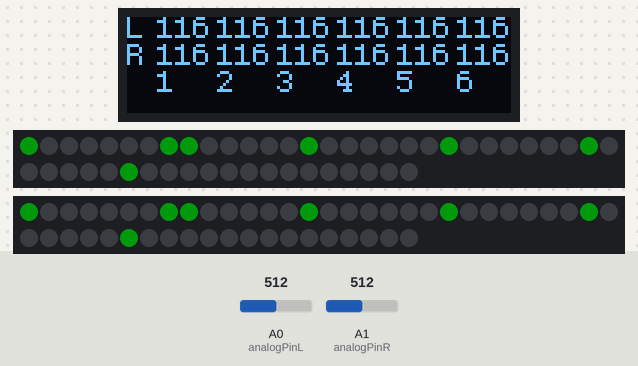
The sketch below on a simulated Arduino Mega 2560, built with avr-gcc and run on an emulated ATmega2560. On the bench: 128×32 one-colour display, 2 × 50 RGB LEDs in strip order, left to right, continuing on the next row. Inputs (shaded band) come from the test bench; at power-on: A0 (analogPinL) = 512, A1 (analogPinR) = 512. Dim RGB values are drawn brighter than linear; colours are those a GRB WS2812 strip shows for the declared byte order; what the sketch prints to the serial monitor is not drawn.

Above: at 1.2 s.
1.3 s: A0 (analogPinL) set to 130
At 3.65 s:
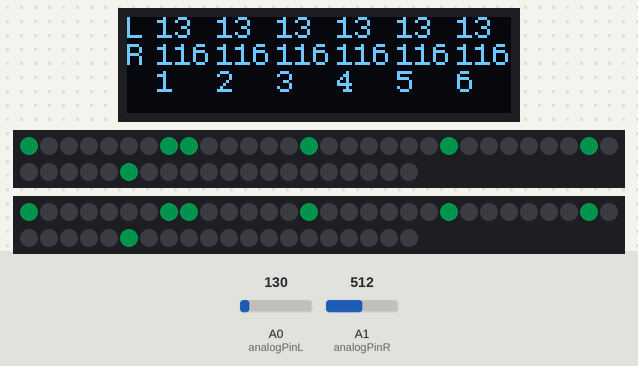
4.3 s: A0 (analogPinL) set to 114
At 4.7 s:
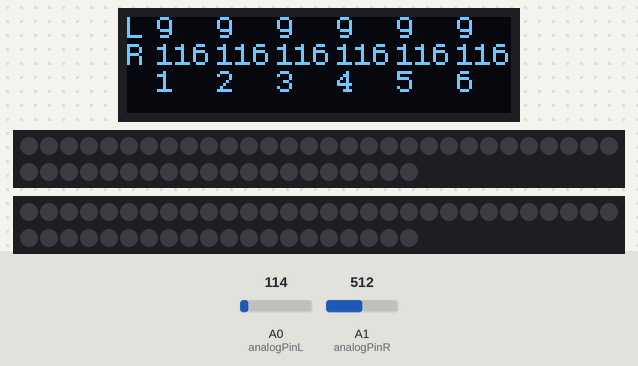
5.8 s: A1 (analogPinR) set to 531
At 6.24 s:
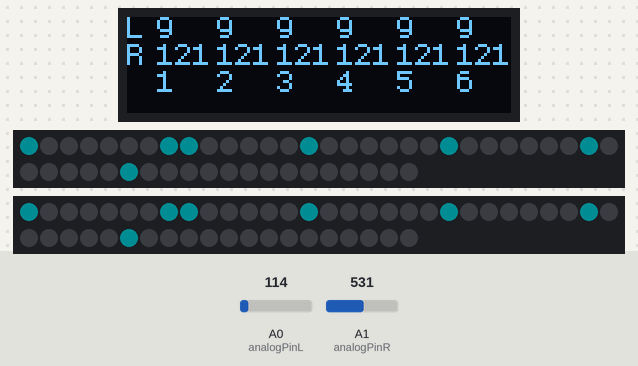
7.6 s: A1 (analogPinR) set to 122
At 8.4 s:
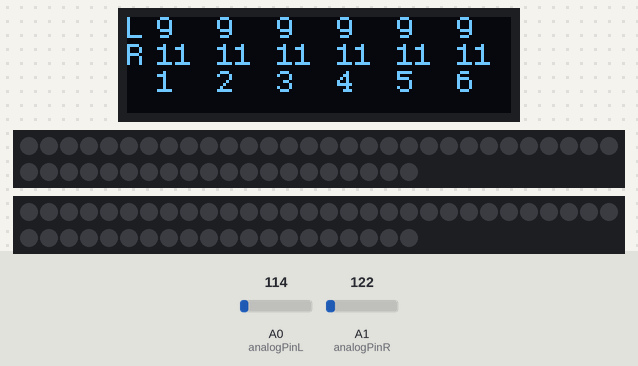
Timing chart, 0 to 10.2 s (numbered marks = the images above; inputs shaded):
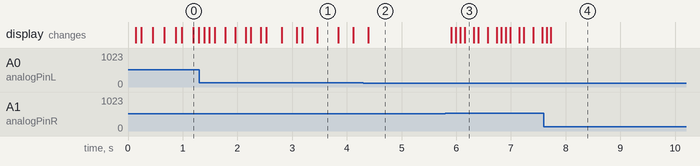

Measured:
- the behaviour switches between 125 and 124 on A0 (analogPinL) (found by bisection; images 1 and 2)
- the behaviour switches between 520 and 521 on A1 (analogPinR) (found by bisection; images 2 and 3)
- after the input at 4.3 s, the display: changes after 0.09 s (image 2)
- after the input at 5.8 s, the display: first changes after 0.10 s (image 3 shows a later state)
- after the input at 7.6 s, the display: first differs from a run without the input after 0.12 s (image 4)

The sketch:

myleds_nurEQ_neu.ino
```cpp
/*
 *  aktiviere u8g2
 */

#include <Arduino.h>
#include <U8g2lib.h>

#ifdef U8X8_HAVE_HW_SPI
#include <SPI.h>
#endif
#ifdef U8X8_HAVE_HW_I2C
#include <Wire.h>
#endif

U8G2_SSD1306_128X32_UNIVISION_F_HW_I2C u8g2(U8G2_R0);
/*
 * aktiviere MSGEQ7
 */

int analogPinL = 0; // MSGEQ7 OUT
int analogPinR = 1; // MSGEQ7 OUT
int strobePin = 2; // MSGEQ7 STROBE
int resetPin = 4; // MSGEQ7 RESET
int spectrumValueL[7];
int spectrumValueR[7];

int filterValue = 80;

/*
 * aktiviere FastLED
 */

#include <FastLED.h>

#define NUM_LEDS      50
#define DATA_PIN_L      23
#define DATA_PIN_R      25
//#define CLOCK_PIN     4
#define COLORARRANGE  RBG
#define LED_STRIP     WS2812
#define BRIGHTNESS    50
CRGB LED_X[NUM_LEDS];
#define SPECTRUM_EQ7  7
#define SPECTRUM_SEC  7
#define SECTION_LEN   (NUM_LEDS / SPECTRUM_SEC)

int LED_LS[SPECTRUM_SEC];
int LED_LE[SPECTRUM_SEC];
int LED_SECTION[SPECTRUM_SEC];
uint8_t HUE_VAL = 0;

void setup()
{
  Serial2.begin(115200);
  Serial.begin(9600);
  u8g2.begin();

  //FastLED.addLeds<LED_STRIP, DATA_PIN_L, CLOCK_PIN, COLORARRANGE>(LED_X, NUM_LEDS);
  FastLED.addLeds<LED_STRIP, DATA_PIN_L, COLORARRANGE>(LED_X, NUM_LEDS);
  FastLED.addLeds<LED_STRIP, DATA_PIN_R, COLORARRANGE>(LED_X, NUM_LEDS);
  FastLED.setBrightness(BRIGHTNESS);
  FastLED.clear();
  for (int i = 0; i < NUM_LEDS; i++) {
    LED_X[i] = CRGB(0, 0, 0);
  }
  FastLED.show();

  // Read from MSGEQ7 OUT
  pinMode(analogPinL, INPUT);
  pinMode(analogPinR, INPUT);
  // Write to MSGEQ7 STROBE and RESET
  pinMode(strobePin, OUTPUT);
  pinMode(resetPin, OUTPUT);

  // Set analogPin's reference voltage
  analogReference(DEFAULT); // 5V

  // Set startup values for pins
  digitalWrite(resetPin, LOW);
  digitalWrite(strobePin, HIGH);
}

void loop()
{
  // Set reset pin low to enable strobe
  digitalWrite(resetPin, HIGH);
  digitalWrite(resetPin, LOW);

  // Get all 7 spectrum values from the MSGEQ7
  for (int i = 0; i < 7; i++)
  {
    digitalWrite(strobePin, LOW);
    delayMicroseconds(30); // Allow output to settle

    spectrumValueL[i] = analogRead(analogPinL);
    spectrumValueR[i] = analogRead(analogPinR);

    // Constrain any value above 1023 or below filterValue
    spectrumValueL[i] = constrain(spectrumValueL[i], filterValue, 1023);
    spectrumValueR[i] = constrain(spectrumValueR[i], filterValue, 1023);

    // Remap the value to a number between 0 and 255
    spectrumValueL[i] = map(spectrumValueL[i], filterValue, 1023, 0, 255);
    spectrumValueR[i] = map(spectrumValueR[i], filterValue, 1023, 0, 255);

    // Remove serial stuff after debugging
    Serial.print(spectrumValueL[i]);
    Serial.print(" ");
    Serial.print(spectrumValueR[i]);
    Serial.print(" ");

    digitalWrite(strobePin, HIGH);
   }

   Serial.println();

  u8g2.setFont(u8g2_font_profont11_mf);
  u8g2.firstPage();
  do {
    u8g2.setCursor(0, 7);
    u8g2.print("L");

    u8g2.setCursor(0, 16);
    u8g2.print("R");

    u8g2.setCursor(10, 25);
    u8g2.print("1");

    u8g2.setCursor(10, 7);
    u8g2.print(spectrumValueL[1]);
    u8g2.setCursor(10, 16);
    u8g2.print(spectrumValueR[1]);

    u8g2.setCursor(30, 25);
    u8g2.print("2");

    u8g2.setCursor(30, 7);
    u8g2.print(spectrumValueL[2]);
    u8g2.setCursor(30, 16);
    u8g2.print(spectrumValueR[2]);

    u8g2.setCursor(50, 25);
    u8g2.print("3");

    u8g2.setCursor(50, 7);
    u8g2.print(spectrumValueL[3]);
    u8g2.setCursor(50, 16);
    u8g2.print(spectrumValueR[3]);

    u8g2.setCursor(70, 25);
    u8g2.print("4");

    u8g2.setCursor(70, 7);
    u8g2.print(spectrumValueL[4]);
    u8g2.setCursor(70, 16);
    u8g2.print(spectrumValueR[4]);

    u8g2.setCursor(90, 25);
    u8g2.print("5");

    u8g2.setCursor(90, 7);
    u8g2.print(spectrumValueL[5]);
    u8g2.setCursor(90, 16);
    u8g2.print(spectrumValueR[5]);

    u8g2.setCursor(110, 25);
    u8g2.print("6");

    u8g2.setCursor(110, 7);
    u8g2.print(spectrumValueL[6]);
    u8g2.setCursor(110, 16);
    u8g2.print(spectrumValueR[6]);

  } while ( u8g2.nextPage() );

  FastLED.clear();

  for (int i = 0; i < SPECTRUM_SEC; i++) {

    LED_SECTION[i] = map((spectrumValueL[i] + spectrumValueR[i])/2, 0, 255, 0, 4);

    if (i==1) {
      LED_LS[i] = 0;
    }
    else {
      LED_LS[i] = SECTION_LEN + LED_LS[i-1];
    }

    for (int j = LED_LS[i]; j < LED_SECTION[i] + LED_LS[i]; j++) {
      LED_X[j] = CHSV(HUE_VAL, 255, 192);
    }
  }

  HUE_VAL++;

  if (HUE_VAL==256) {
    HUE_VAL = 0;
  }

  FastLED.show();

}
```
